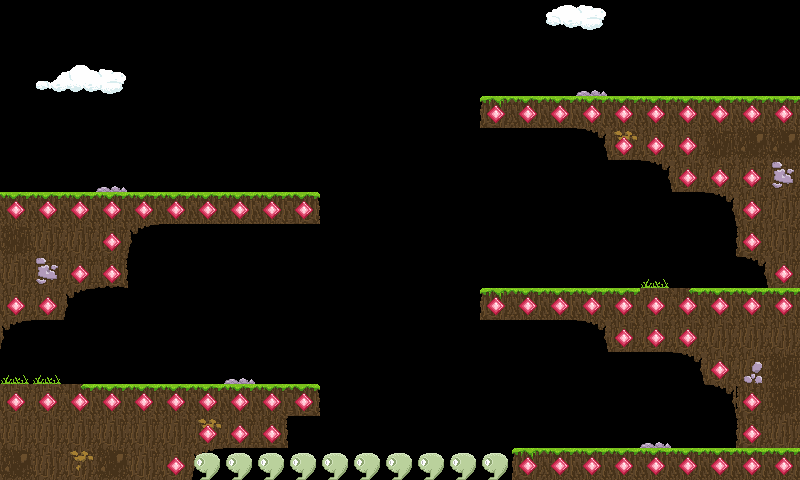

This game map was drawn from its Tiled (.tmx) file and the tilesets committed beside it. A one-line description and the full map source follow:
An orthogonal 25x15 tile map with 32x32 px tiles, 3 tile layers (World, CollisionLayer, DeathLayer) and 6 objects (4x EnemyStartPoint, PlayerFinishPoint, PlayerStartPoint).

<map version="1.0" orientation="orthogonal" renderorder="right-down" width="25" height="15" tilewidth="32" tileheight="32" nextobjectid="10">
 <tileset firstgid="1" name="BrownTiles" tilewidth="32" tileheight="32" tilecount="64" columns="8">
  <image source="../BrownNature/BrownTiles.png" width="256" height="256" />
 </tileset>
 <layer name="World" width="25" height="15">
  <data encoding="csv">
0,0,0,0,0,0,0,0,0,0,0,0,0,0,0,0,0,38,39,0,0,0,0,0,0,
0,0,0,0,0,0,0,0,0,0,0,0,0,0,0,0,0,0,0,0,0,0,0,0,0,
0,43,44,40,0,0,0,0,0,0,0,0,0,0,0,0,0,0,47,0,0,0,0,0,0,
0,0,0,0,0,0,0,0,0,0,0,0,0,0,0,3,1,1,1,1,1,1,1,1,1,
0,0,0,0,0,0,0,0,0,0,0,0,0,0,0,0,0,0,13,50,5,5,33,34,34,
0,0,0,47,0,0,0,0,0,0,0,0,0,0,0,0,0,0,0,0,13,5,5,5,49,
1,1,1,1,1,1,1,1,1,2,0,0,0,0,0,0,0,0,0,0,0,0,13,5,5,
33,5,5,5,56,0,0,0,0,0,0,0,0,0,0,0,0,0,0,0,0,0,0,4,5,
5,49,5,19,0,0,0,0,0,0,0,0,0,0,0,0,0,0,0,0,29,0,0,13,5,
5,5,56,0,0,0,0,0,0,0,0,0,0,0,0,3,1,1,1,1,5,8,1,1,1,
56,0,0,0,0,0,0,0,0,0,0,0,0,0,0,0,0,0,13,5,5,5,5,5,5,
29,29,0,0,0,0,0,47,0,0,0,0,0,0,0,0,0,0,0,0,0,13,5,48,33,
5,5,8,1,1,1,1,1,1,2,0,0,0,0,0,0,0,0,0,0,0,0,13,4,33,
5,5,5,5,5,5,50,5,6,0,0,0,0,0,0,0,0,0,0,0,47,0,0,4,5,
34,5,50,34,5,5,56,0,0,0,0,0,0,0,0,0,3,1,1,1,1,1,1,1,1
</data>
 </layer>
 <layer name="CollisionLayer" width="25" height="15">
  <data encoding="csv">
0,0,0,0,0,0,0,0,0,0,0,0,0,0,0,0,0,0,0,0,0,0,0,0,0,
0,0,0,0,0,0,0,0,0,0,0,0,0,0,0,0,0,0,0,0,0,0,0,0,0,
0,0,0,0,0,0,0,0,0,0,0,0,0,0,0,0,0,0,0,0,0,0,0,0,0,
0,0,0,0,0,0,0,0,0,0,0,0,0,0,0,51,51,51,51,51,51,51,51,51,51,
0,0,0,0,0,0,0,0,0,0,0,0,0,0,0,0,0,0,0,51,51,51,0,0,0,
0,0,0,0,0,0,0,0,0,0,0,0,0,0,0,0,0,0,0,0,0,51,51,51,0,
51,51,51,51,51,51,51,51,51,51,0,0,0,0,0,0,0,0,0,0,0,0,0,51,0,
0,0,0,51,0,0,0,0,0,0,0,0,0,0,0,0,0,0,0,0,0,0,0,51,0,
0,0,51,51,0,0,0,0,0,0,0,0,0,0,0,0,0,0,0,0,0,0,0,0,51,
51,51,0,0,0,0,0,0,0,0,0,0,0,0,0,51,51,51,51,51,51,51,51,51,51,
0,0,0,0,0,0,0,0,0,0,0,0,0,0,0,0,0,0,0,51,51,51,0,0,0,
0,0,0,0,0,0,0,0,0,0,0,0,0,0,0,0,0,0,0,0,0,0,51,0,0,
51,51,51,51,51,51,51,51,51,51,0,0,0,0,0,0,0,0,0,0,0,0,0,51,0,
0,0,0,0,0,0,51,51,51,0,0,0,0,0,0,0,0,0,0,0,0,0,0,51,0,
0,0,0,0,0,51,0,0,0,0,0,0,0,0,0,0,51,51,51,51,51,51,51,51,51
</data>
 </layer>
 <layer name="DeathLayer" width="25" height="15">
  <data encoding="csv">
0,0,0,0,0,0,0,0,0,0,0,0,0,0,0,0,0,0,0,0,0,0,0,0,0,
0,0,0,0,0,0,0,0,0,0,0,0,0,0,0,0,0,0,0,0,0,0,0,0,0,
0,0,0,0,0,0,0,0,0,0,0,0,0,0,0,0,0,0,0,0,0,0,0,0,0,
0,0,0,0,0,0,0,0,0,0,0,0,0,0,0,0,0,0,0,0,0,0,0,0,0,
0,0,0,0,0,0,0,0,0,0,0,0,0,0,0,0,0,0,0,0,0,0,0,0,0,
0,0,0,0,0,0,0,0,0,0,0,0,0,0,0,0,0,0,0,0,0,0,0,0,0,
0,0,0,0,0,0,0,0,0,0,0,0,0,0,0,0,0,0,0,0,0,0,0,0,0,
0,0,0,0,0,0,0,0,0,0,0,0,0,0,0,0,0,0,0,0,0,0,0,0,0,
0,0,0,0,0,0,0,0,0,0,0,0,0,0,0,0,0,0,0,0,0,0,0,0,0,
0,0,0,0,0,0,0,0,0,0,0,0,0,0,0,0,0,0,0,0,0,0,0,0,0,
0,0,0,0,0,0,0,0,0,0,0,0,0,0,0,0,0,0,0,0,0,0,0,0,0,
0,0,0,0,0,0,0,0,0,0,0,0,0,0,0,0,0,0,0,0,0,0,0,0,0,
0,0,0,0,0,0,0,0,0,0,0,0,0,0,0,0,0,0,0,0,0,0,0,0,0,
0,0,0,0,0,0,0,0,0,0,0,0,0,0,0,0,0,0,0,0,0,0,0,0,0,
0,0,0,0,0,0,52,52,52,52,52,52,52,52,52,52,0,0,0,0,0,0,0,0,0
</data>
 </layer>
 <objectgroup name="ObjectLayer">
  <object id="1" name="PlayerFinishPoint" x="768" y="32" width="32" height="32" />
  <object id="3" name="PlayerStartPoint" x="0" y="352" width="32" height="32" />
  <object id="4" name="EnemyStartPoint" x="672" y="416" width="32" height="32" />
  <object id="7" name="EnemyStartPoint" x="576" y="256" width="32" height="32" />
  <object id="8" name="EnemyStartPoint" x="64" y="160" width="32" height="32" />
  <object id="9" name="EnemyStartPoint" x="512" y="64" width="32" height="32" />
 </objectgroup>
</map>
